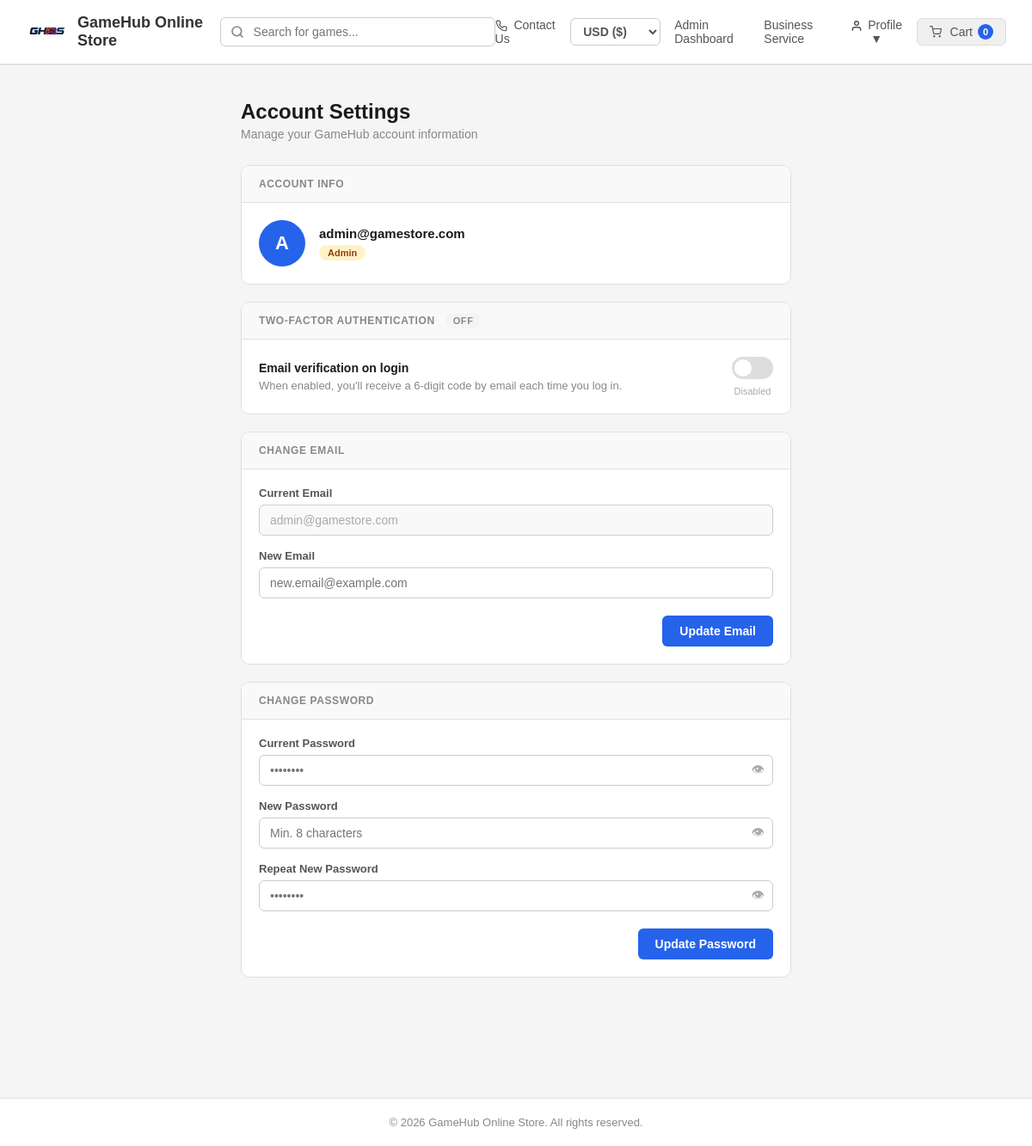
Page /settings.php (signed in) on the committed database.
### tables this page shows
CREATE TABLE `Users` (
  `id` int NOT NULL,
  `email` varchar(255) NOT NULL,
  `password` varchar(255) NOT NULL,
  `role` varchar(50) DEFAULT 'customer',
  `is_active` tinyint(1) NOT NULL DEFAULT '1',
  `2fa_enabled` tinyint(1) DEFAULT '0'
);

### settings.php (the view, shortened to what this page needs)
<?php
require_once 'php/db_connect.php';
$stmt = $pdo->prepare('SELECT id, email, role, 2fa_enabled FROM Users WHERE id = ?');
$stmt->execute([$_SESSION['user_id']]);
$user = $stmt->fetch();
$twofa_enabled = (bool)($user['2fa_enabled'] ?? false);
?>
<!DOCTYPE html>
<html lang="en">
<head>
    <link rel="stylesheet" href="css/navbar.css?v=2026.05.17.v2">
</head>
<body>
<?php include 'navbar.php'; ?>
<div class="settings-wrap">
    <div class="settings-header">
        <h1>Account Settings</h1>
        <p>Manage your GameHub account information</p>
    </div>
    <div class="settings-card">
        <div class="card-header"><h3>Account Info</h3></div>
        <div class="card-body">
            <div class="account-row">
                <div class="avatar"><?= strtoupper(substr($user['email'], 0, 1)) ?></div>
                <div class="account-meta">
                    <strong><?= htmlspecialchars($user['email']) ?></strong>
                    <span class="role-badge role-<?= htmlspecialchars($user['role']) ?>">
                        <?= ucfirst(htmlspecialchars($user['role'])) ?>
                    </span>
                </div>
            </div>
        </div>
    </div>
    <div class="settings-card">
        <div class="card-header">
            <h3>Two-Factor Authentication
                <?php if ($twofa_enabled): ?>
                    <span class="twofa-badge-on" style="margin-left:8px;">ON</span>
                <?php else: ?>
                    <span class="twofa-badge-off" style="margin-left:8px;">OFF</span>
                <?php endif; ?>
            </h3>
        </div>
        <div class="card-body">
            <form method="POST" action="settings.php">
                <div class="twofa-row">
                    <div class="twofa-info">
                        <strong>Email verification on login</strong>
                        <span>When enabled, you'll receive a 6-digit code by email each time you log in.</span>
                    </div>
                    <div style="display:flex;flex-direction:column;align-items:center;gap:8px;">
                        <label class="toggle-switch">
                            <span class="toggle-slider"></span>
                        </label>
                        <span style="font-size:11px;color:#aaa;"><?= $twofa_enabled ? 'Enabled' : 'Disabled' ?></span>
                    </div>
                </div>
            </form>
        </div>
    </div>
    <div class="settings-card">
        <div class="card-header"><h3>Change Email</h3></div>
        <div class="card-body">
            <?php if (isset($_SESSION['pending_email_change'])): $pending = $_SESSION['pending_email_change']; ?>
                <form method="POST" action="settings.php" id="verify-email-form">
                    <input type="hidden" name="action" value="verify_email_change">
                    <input type="hidden" name="code_old" id="code_old_hidden">
                    <input type="hidden" name="code_new" id="code_new_hidden">
                    <p style="font-size:13px; color:#555; margin-bottom:15px;">
                        We've sent verification codes to both your old and new email addresses. They expire in <span id="countdown"></span>.
                    </p>
                    <div class="form-group">
                        <label>Code sent to: <strong><?= htmlspecialchars($pending['old_email']) ?></strong></label>
                        <div class="code-input-wrap" data-target="old">
                            <input class="code-digit" type="text" maxlength="1" inputmode="numeric" pattern="[0-9]">
                            <input class="code-digit" type="text" maxlength="1" inputmode="numeric" pattern="[0-9]">
                            <input class="code-digit" type="text" maxlength="1" inputmode="numeric" pattern="[0-9]">
                            <input class="code-digit" type="text" maxlength="1" inputmode="numeric" pattern="[0-9]">
                            <input class="code-digit" type="text" maxlength="1" inputmode="numeric" pattern="[0-9]">
                            <input class="code-digit" type="text" maxlength="1" inputmode="numeric" pattern="[0-9]">
                        </div>
                    </div>
                    <div class="form-group">
                        <label>Code sent to: <strong><?= htmlspecialchars($pending['new_email']) ?></strong></label>
                        <div class="code-input-wrap" data-target="new">
                            <input class="code-digit" type="text" maxlength="1" inputmode="numeric" pattern="[0-9]">
                            <input class="code-digit" type="text" maxlength="1" inputmode="numeric" pattern="[0-9]">
                            <input class="code-digit" type="text" maxlength="1" inputmode="numeric" pattern="[0-9]">
                            <input class="code-digit" type="text" maxlength="1" inputmode="numeric" pattern="[0-9]">
                            <input class="code-digit" type="text" maxlength="1" inputmode="numeric" pattern="[0-9]">
                            <input class="code-digit" type="text" maxlength="1" inputmode="numeric" pattern="[0-9]">
                        </div>
                    </div>
                    <div style="display:flex; justify-content:space-between; align-items:center; margin-top:24px;">
                        <a href="?cancel_email=1" style="font-size:13px; color:#b91c1c; text-decoration:none;">Cancel Change</a>
                        <button type="submit" class="btn-blue" id="verify-btn" disabled>Verify & Update Email</button>
                    </div>
                </form>
            <?php else: ?>
                <form method="POST" action="settings.php">
                    <div class="form-group">
                        <label>Current Email</label>
                        <input type="email" value="<?= htmlspecialchars($user['email']) ?>" readonly>
                    </div>
                    <div class="form-group">
                        <label>New Email</label>
                        <input type="email" name="new_email" placeholder="new.email@example.com" required>
                    </div>
                    <div class="form-footer">
                        <button type="submit" class="btn-blue">Update Email</button>
                    </div>
                </form>
            <?php endif; ?>
        </div>
    </div>
    <div class="settings-card">
        <div class="card-header"><h3>Change Password</h3></div>
        <div class="card-body">
            <form method="POST" action="settings.php">
                <div class="form-group">
                    <label>Current Password</label>
                    <div class="pass-wrap">
                        <input type="password" name="current_password" id="cp1" placeholder="••••••••" required>
                        <button type="button" class="pass-toggle" onclick="togglePass('cp1',this)">👁</button>
                    </div>
                </div>
                <div class="form-group">
                    <label>New Password</label>
                    <div class="pass-wrap">
                        <input type="password" name="new_password" id="cp2" placeholder="Min. 8 characters" required>
                        <button type="button" class="pass-toggle" onclick="togglePass('cp2',this)">👁</button>
                    </div>
                </div>
                <div class="form-group">
                    <label>Repeat New Password</label>
                    <div class="pass-wrap">
                        <input type="password" name="repeat_password" id="cp3" placeholder="••••••••" required>
                        <button type="button" class="pass-toggle" onclick="togglePass('cp3',this)">👁</button>
                    </div>
                </div>
                <div class="form-footer">
                    <button type="submit" class="btn-blue">Update Password</button>
                </div>
            </form>
        </div>
    </div>
</div>
<div class="footer">© 2026 GameHub Online Store. All rights reserved.</div>
</body>
</html>

### css/navbar.css (style rules this page uses)
* { margin: 0; padding: 0; box-sizing: border-box; }
body { font-family: Arial, sans-serif, "Noto Color Emoji", "Apple Color Emoji", "Segoe UI Emoji"; background-color: #f5f5f5; color: #333333; }
.footer { background-color: #ffffff; border-top: 1px solid #e0e0e0; padding: 20px 30px; text-align: center; color: #888888; font-size: 13px; margin-top: 60px; }
.btn-blue { background-color: #2563eb; color: white; border: none; padding: 10px 20px; border-radius: 6px; font-size: 14px; font-weight: bold; cursor: pointer; text-decoration: none; display: inline-block; }

### settings.php (style rules this page uses)
.settings-wrap { max-width:680px;margin:40px auto;padding:0 20px 60px; }
.settings-header { margin-bottom:28px; }
.settings-header h1 { font-size:24px;font-weight:bold;color:#1a1a1a;margin-bottom:4px; }
.settings-header p { font-size:14px;color:#888; }
.settings-card { background:#fff;border:1px solid #e0e0e0;border-radius:10px;overflow:hidden;margin-bottom:20px; }
.card-header { padding:14px 20px;border-bottom:1px solid #e0e0e0;background:#f9f9f9; }
.card-header h3 { font-size:12px;font-weight:bold;color:#888;text-transform:uppercase;letter-spacing:.05em; }
.card-body { padding:20px; }
.account-row { display:flex;align-items:center;gap:16px; }
.avatar { width:54px;height:54px;border-radius:50%;background:#2563eb;color:white;font-size:22px;font-weight:bold;display:flex;align-items:center;justify-content:center;flex-shrink:0; }
.account-meta strong { display:block;font-size:15px;font-weight:bold;color:#1a1a1a; }
.role-badge { display:inline-block;font-size:11px;font-weight:bold;padding:3px 10px;border-radius:20px;margin-top:5px; }
.role-admin { background:#fef3c7;color:#92400e; }
.form-group { margin-bottom:16px; }
.form-group label { display:block;font-size:13px;font-weight:bold;color:#555;margin-bottom:6px; }
.form-group input { width:100%;padding:9px 12px;border:1px solid #ccc;border-radius:6px;font-size:14px;outline:none;transition:border-color .2s; }
.form-group input[readonly] { background:#f9f9f9;color:#aaa;cursor:not-allowed; }
.pass-wrap { position:relative; }
.pass-wrap input { padding-right:40px; }
.pass-toggle { position:absolute;right:10px;top:50%;transform:translateY(-50%);background:none;border:none;cursor:pointer;color:#aaa;font-size:15px; }
.form-footer { display:flex;justify-content:flex-end;padding-top:4px; }
.twofa-row { display:flex;align-items:center;justify-content:space-between;gap:16px; }
.twofa-info strong { display:block;font-size:14px;color:#1a1a1a;margin-bottom:3px; }
.twofa-info span { font-size:13px;color:#888; }
.toggle-switch { position:relative;width:48px;height:26px;flex-shrink:0; }
.toggle-slider { position:absolute;inset:0;background:#ddd;border-radius:26px;cursor:pointer;transition:.3s; }
.toggle-slider::before { content:'';position:absolute;height:20px;width:20px;left:3px;bottom:3px; background:white;border-radius:50%;transition:.3s; }
.twofa-badge-off { font-size:11px;font-weight:bold;padding:3px 9px;border-radius:20px;background:#f3f4f6;color:#888; }

### rows in the picture
users: email "A", email "admin@gamestore.com", role "Admin"

### other values in the picture
$cart_count "0"
